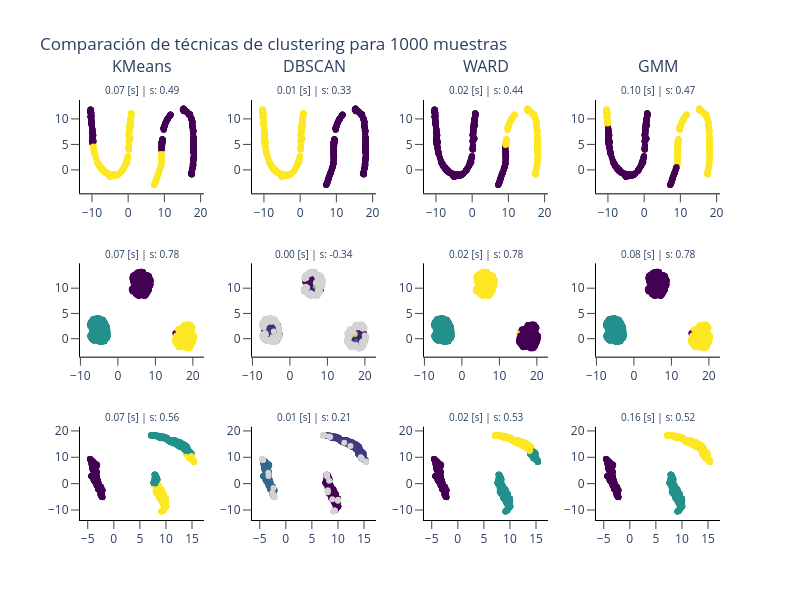
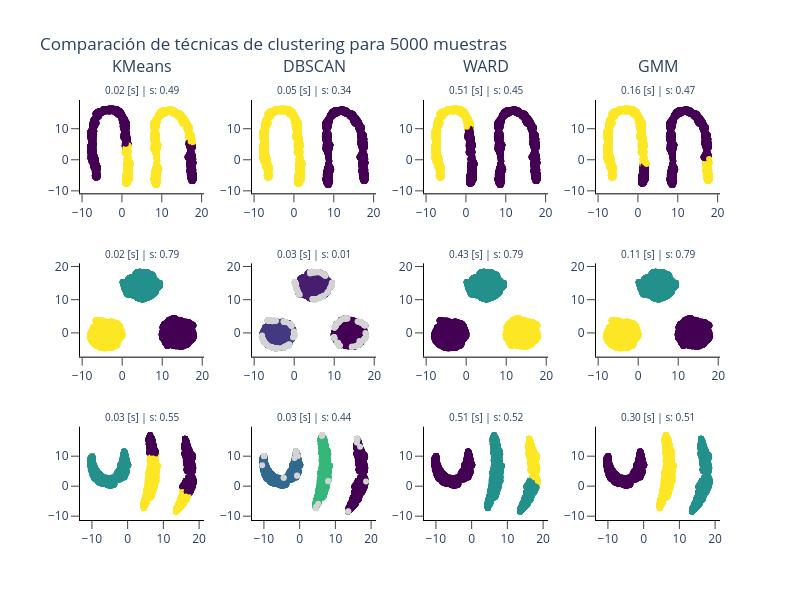

Here is the notebook cell these charts were saved with, in order:
### Markdown cell above
**Respuestas:**

### Code cell
import time
from sklearn.cluster import KMeans, DBSCAN, AgglomerativeClustering
from sklearn.mixture import GaussianMixture
from umap import UMAP
from sklearn.metrics import silhouette_score

RANDOM_STATE = 42

projector = UMAP(
    random_state=RANDOM_STATE,
    n_neighbors=20,
    # We search for cluster cohesion 
    min_dist=0.15,
    n_components=2
)

def plot_scatter(x, y, n_clusters, color):
    fig = make_subplots(rows=3, cols=4, subplot_titles=(
        "KMeans", 
        "DBSCAN", 
        "WARD", 
        "GMM"
    ), horizontal_spacing=0.075)

    for i in range(len(x)):
        x_proj = projector.fit_transform(x[i])
        exec_times = {}
        silhouette_scores = {}

        start = time.time()
        kmeans = KMeans(
            n_clusters=n_clusters[i], 
            n_init=10,
            random_state=RANDOM_STATE
        ).fit(x[i])
        exec_times['KMeans'] = time.time() - start
        silhouette_scores['KMeans'] = silhouette_score(x[i], kmeans.labels_)

        fig.add_trace(
            go.Scatter(
                x=x_proj[:, 0], 
                y=x_proj[:, 1], 
                mode='markers', 
                marker=dict(color=kmeans.labels_, colorscale="Viridis"),
            ),
            row=i + 1, col=1
        )

        start = time.time()
        dbscan = DBSCAN(
            eps=0.2, 
            min_samples=5
        ).fit(x[i])
        exec_times['DBSCAN'] = time.time() - start
        silhouette_scores['DBSCAN'] = silhouette_score(x[i], dbscan.labels_)

        dbscan_labels = dbscan.labels_
        mask_clusters = dbscan_labels != -1

        fig.add_trace(
            go.Scatter(
                x=x_proj[mask_clusters, 0],
                y=x_proj[mask_clusters, 1],
                mode="markers",
                marker=dict(
                    color=dbscan_labels[mask_clusters],
                    colorscale="Viridis",
                ),
            ),
            row=i + 1, col=2
        )

        # Noise points from DBSCAN are painted in light gray
        fig.add_trace(
            go.Scatter(
                x=x_proj[~mask_clusters, 0],
                y=x_proj[~mask_clusters, 1],
                mode="markers",
                marker=dict(color="lightgray"),
            ),
            row=i + 1, col=2
        )

        start = time.time()
        ward = AgglomerativeClustering(
            n_clusters=n_clusters[i],
            linkage='ward'
        ).fit(x[i])
        exec_times['WARD'] = time.time() - start
        silhouette_scores['WARD'] = silhouette_score(x[i], ward.labels_)

        fig.add_trace(
            go.Scatter(
                x=x_proj[:, 0], 
                y=x_proj[:, 1], 
                mode='markers', 
                marker=dict(color=ward.labels_, colorscale="Viridis"),
            ),
            row=i + 1, col=3
        )

        start = time.time()
        gmm = GaussianMixture(
            n_components=n_clusters[i], 
            n_init=10,
            random_state=RANDOM_STATE
        ).fit(x[i])
        gmm_labels = gmm.predict(x[i])
        exec_times['GMM'] = time.time() - start
        silhouette_scores['GMM'] = silhouette_score(x[i], gmm_labels)

        fig.add_trace(
            go.Scatter(
                x=x_proj[:, 0], 
                y=x_proj[:, 1], 
                mode='markers', 
                marker=dict(color=gmm_labels, colorscale="Viridis"),
            ),
            row=i + 1, col=4
        )

        for j, method in enumerate(exec_times.keys()):
            fig.add_annotation(
                text=f"{exec_times[method]:.2f} [s] | s: {silhouette_scores[method]:.2f}",
                xref="x domain", 
                yref="y domain", 
                x=0.5, y=1.2, 
                showarrow=False,
                font=dict(size=10),
                row=i + 1, col=j + 1
            )

    for i, title in enumerate(fig.layout.annotations):
        if i < 4:
            title.update(y=title.y + 0.05)

    fig.update_layout(
        width=800,
        height=600,
        showlegend=False, 
        title_text=f"Comparación de técnicas de clustering para {len(x[0])} muestras"
    )
    fig.show()

for n_key in data_sets.keys():
    print(f"Generando gráfico para n={n_key}")
    x = []
    y = []
    n_clusters = []
    for data_key in data_sets[n_key].keys():
        data_value = data_sets[n_key][data_key]
        x.append(data_value['x'])
        y.append(data_value['classes'])
        n_clusters.append(data_value['n_cluster'])
    plot_scatter(x, y, n_clusters, 'blue')

### Figure 1 — Plotly figure (JSON) as saved in the notebook; plotly's stock layout.template omitted (floating-point values rounded to 4 significant figures; data arrays with more than 128 entries replaced by an {"elided": "..."} marker saying what was removed)
{"data": [{"marker": {"color": {"elided": "1000 int values"}, "colorscale": [[0, "#440154"], [0.1111, "#482878"], [0.2222, "#3e4989"], [0.3333, "#31688e"], [0.4444, "#26828e"], [0.5556, "#1f9e89"], [0.6667, "#35b779"], [0.7778, "#6ece58"], [0.8889, "#b5de2b"], [1, "#fde725"]]}, "mode": "markers", "type": "scatter", "x": {"elided": "1000 float values"}, "xaxis": "x", "y": {"elided": "1000 float values"}, "yaxis": "y"}, {"marker": {"color": {"elided": "1000 int values"}, "colorscale": [[0, "#440154"], [0.1111, "#482878"], [0.2222, "#3e4989"], [0.3333, "#31688e"], [0.4444, "#26828e"], [0.5556, "#1f9e89"], [0.6667, "#35b779"], [0.7778, "#6ece58"], [0.8889, "#b5de2b"], [1, "#fde725"]]}, "mode": "markers", "type": "scatter", "x": {"elided": "1000 float values"}, "xaxis": "x2", "y": {"elided": "1000 float values"}, "yaxis": "y2"}, {"marker": {"color": "lightgray"}, "mode": "markers", "type": "scatter", "x": [], "xaxis": "x2", "y": [], "yaxis": "y2"}, {"marker": {"color": {"elided": "1000 int values"}, "colorscale": [[0, "#440154"], [0.1111, "#482878"], [0.2222, "#3e4989"], [0.3333, "#31688e"], [0.4444, "#26828e"], [0.5556, "#1f9e89"], [0.6667, "#35b779"], [0.7778, "#6ece58"], [0.8889, "#b5de2b"], [1, "#fde725"]]}, "mode": "markers", "type": "scatter", "x": {"elided": "1000 float values"}, "xaxis": "x3", "y": {"elided": "1000 float values"}, "yaxis": "y3"}, {"marker": {"color": {"elided": "1000 int values"}, "colorscale": [[0, "#440154"], [0.1111, "#482878"], [0.2222, "#3e4989"], [0.3333, "#31688e"], [0.4444, "#26828e"], [0.5556, "#1f9e89"], [0.6667, "#35b779"], [0.7778, "#6ece58"], [0.8889, "#b5de2b"], [1, "#fde725"]]}, "mode": "markers", "type": "scatter", "x": {"elided": "1000 float values"}, "xaxis": "x4", "y": {"elided": "1000 float values"}, "yaxis": "y4"}, {"marker": {"color": {"elided": "1000 int values"}, "colorscale": [[0, "#440154"], [0.1111, "#482878"], [0.2222, "#3e4989"], [0.3333, "#31688e"], [0.4444, "#26828e"], [0.5556, "#1f9e89"], [0.6667, "#35b779"], [0.7778, "#6ece58"], [0.8889, "#b5de2b"], [1, "#fde725"]]}, "mode": "markers", "type": "scatter", "x": {"elided": "1000 float values"}, "xaxis": "x5", "y": {"elided": "1000 float values"}, "yaxis": "y5"}, {"marker": {"color": {"elided": "591 int values"}, "colorscale": [[0, "#440154"], [0.1111, "#482878"], [0.2222, "#3e4989"], [0.3333, "#31688e"], [0.4444, "#26828e"], [0.5556, "#1f9e89"], [0.6667, "#35b779"], [0.7778, "#6ece58"], [0.8889, "#b5de2b"], [1, "#fde725"]]}, "mode": "markers", "type": "scatter", "x": {"elided": "591 float values"}, "xaxis": "x6", "y": {"elided": "591 float values"}, "yaxis": "y6"}, {"marker": {"color": "lightgray"}, "mode": "markers", "type": "scatter", "x": {"elided": "409 float values"}, "xaxis": "x6", "y": {"elided": "409 float values"}, "yaxis": "y6"}, {"marker": {"color": {"elided": "1000 int values"}, "colorscale": [[0, "#440154"], [0.1111, "#482878"], [0.2222, "#3e4989"], [0.3333, "#31688e"], [0.4444, "#26828e"], [0.5556, "#1f9e89"], [0.6667, "#35b779"], [0.7778, "#6ece58"], [0.8889, "#b5de2b"], [1, "#fde725"]]}, "mode": "markers", "type": "scatter", "x": {"elided": "1000 float values"}, "xaxis": "x7", "y": {"elided": "1000 float values"}, "yaxis": "y7"}, {"marker": {"color": {"elided": "1000 int values"}, "colorscale": [[0, "#440154"], [0.1111, "#482878"], [0.2222, "#3e4989"], [0.3333, "#31688e"], [0.4444, "#26828e"], [0.5556, "#1f9e89"], [0.6667, "#35b779"], [0.7778, "#6ece58"], [0.8889, "#b5de2b"], [1, "#fde725"]]}, "mode": "markers", "type": "scatter", "x": {"elided": "1000 float values"}, "xaxis": "x8", "y": {"elided": "1000 float values"}, "yaxis": "y8"}, {"marker": {"color": {"elided": "1000 int values"}, "colorscale": [[0, "#440154"], [0.1111, "#482878"], [0.2222, "#3e4989"], [0.3333, "#31688e"], [0.4444, "#26828e"], [0.5556, "#1f9e89"], [0.6667, "#35b779"], [0.7778, "#6ece58"], [0.8889, "#b5de2b"], [1, "#fde725"]]}, "mode": "markers", "type": "scatter", "x": {"elided": "1000 float values"}, "xaxis": "x9", "y": {"elided": "1000 float values"}, "yaxis": "y9"}, {"marker": {"color": {"elided": "930 int values"}, "colorscale": [[0, "#440154"], [0.1111, "#482878"], [0.2222, "#3e4989"], [0.3333, "#31688e"], [0.4444, "#26828e"], [0.5556, "#1f9e89"], [0.6667, "#35b779"], [0.7778, "#6ece58"], [0.8889, "#b5de2b"], [1, "#fde725"]]}, "mode": "markers", "type": "scatter", "x": {"elided": "930 float values"}, "xaxis": "x10", "y": {"elided": "930 float values"}, "yaxis": "y10"}, {"marker": {"color": "lightgray"}, "mode": "markers", "type": "scatter", "x": [9.089, 15.33, 9.331, -4.551, 7.15, 11.2, 9.194, 7.312, 8.322, 9.175, 15.32, 7.293, 12.4, 8.328, -4.394, -3.312, 9.251, 8.505, 7.134, 10.03, 9.193, -4.439, 8.067, 7.185, -2.578, 8.914, 7.823, 10.02, 9.42, 7.151, -2.36, -4.498, -3.337, 15.39, -4.572, -2.198, 9.16, -2.235, -2.283, -2.148, 15.33, -2.466, -4.444, 7.886, 9.175, 7.154, -4.448, 15.34, 14.36, 14.58, 7.841, 9.347, -2.532, 7.205, 7.451, 15.35, 7.278, 8.062, 9.344, 9.144, -4.363, 9.366, 7.134, 15.38, 9.233, 7.88, 7.962, 9.988, 15.33, -2.213], "xaxis": "x10", "y": [-10.6, 8.27, -10.27, 9.313, 18.32, 15.52, -10.49, 18.34, 1.105, -10.51, 8.228, 18.3, 14.32, 17.88, 8.988, 2.879, -10.42, 17.74, 18.31, -6.34, -10.47, 9.078, -2.511, 18.34, -3.451, -5.876, 3.498, -6.118, -10.14, 18.32, -1.61, 9.176, 4.17, 8.277, 9.352, -5.078, -10.53, -5.089, -4.333, -5.128, 8.249, -4.483, 9.144, 3.37, -10.51, 18.4, 9.106, 8.173, 9.986, 9.523, 3.429, -10.3, -4.016, 18.3, 18.38, 8.219, 18.22, -3.256, -10.26, -10.54, 8.936, -10.24, 18.31, 8.213, -10.43, 3.163, 2.66, -6.514, 8.241, -5.087], "yaxis": "y10"}, {"marker": {"color": {"elided": "1000 int values"}, "colorscale": [[0, "#440154"], [0.1111, "#482878"], [0.2222, "#3e4989"], [0.3333, "#31688e"], [0.4444, "#26828e"], [0.5556, "#1f9e89"], [0.6667, "#35b779"], [0.7778, "#6ece58"], [0.8889, "#b5de2b"], [1, "#fde725"]]}, "mode": "markers", "type": "scatter", "x": {"elided": "1000 float values"}, "xaxis": "x11", "y": {"elided": "1000 float values"}, "yaxis": "y11"}, {"marker": {"color": {"elided": "1000 int values"}, "colorscale": [[0, "#440154"], [0.1111, "#482878"], [0.2222, "#3e4989"], [0.3333, "#31688e"], [0.4444, "#26828e"], [0.5556, "#1f9e89"], [0.6667, "#35b779"], [0.7778, "#6ece58"], [0.8889, "#b5de2b"], [1, "#fde725"]]}, "mode": "markers", "type": "scatter", "x": {"elided": "1000 float values"}, "xaxis": "x12", "y": {"elided": "1000 float values"}, "yaxis": "y12"}], "layout": {"annotations": [{"font": {"size": 16}, "showarrow": false, "text": "KMeans", "x": 0.09688, "xanchor": "center", "xref": "paper", "y": 1.05, "yanchor": "bottom", "yref": "paper"}, {"font": {"size": 16}, "showarrow": false, "text": "DBSCAN", "x": 0.3656, "xanchor": "center", "xref": "paper", "y": 1.05, "yanchor": "bottom", "yref": "paper"}, {"font": {"size": 16}, "showarrow": false, "text": "WARD", "x": 0.6344, "xanchor": "center", "xref": "paper", "y": 1.05, "yanchor": "bottom", "yref": "paper"}, {"font": {"size": 16}, "showarrow": false, "text": "GMM", "x": 0.9031, "xanchor": "center", "xref": "paper", "y": 1.05, "yanchor": "bottom", "yref": "paper"}, {"font": {"size": 10}, "showarrow": false, "text": "0.07 [s] | s: 0.49", "x": 0.5, "xref": "x domain", "y": 1.2, "yref": "y domain"}, {"font": {"size": 10}, "showarrow": false, "text": "0.01 [s] | s: 0.33", "x": 0.5, "xref": "x2 domain", "y": 1.2, "yref": "y2 domain"}, {"font": {"size": 10}, "showarrow": false, "text": "0.02 [s] | s: 0.44", "x": 0.5, "xref": "x3 domain", "y": 1.2, "yref": "y3 domain"}, {"font": {"size": 10}, "showarrow": false, "text": "0.10 [s] | s: 0.47", "x": 0.5, "xref": "x4 domain", "y": 1.2, "yref": "y4 domain"}, {"font": {"size": 10}, "showarrow": false, "text": "0.07 [s] | s: 0.78", "x": 0.5, "xref": "x5 domain", "y": 1.2, "yref": "y5 domain"}, {"font": {"size": 10}, "showarrow": false, "text": "0.00 [s] | s: -0.34", "x": 0.5, "xref": "x6 domain", "y": 1.2, "yref": "y6 domain"}, {"font": {"size": 10}, "showarrow": false, "text": "0.02 [s] | s: 0.78", "x": 0.5, "xref": "x7 domain", "y": 1.2, "yref": "y7 domain"}, {"font": {"size": 10}, "showarrow": false, "text": "0.08 [s] | s: 0.78", "x": 0.5, "xref": "x8 domain", "y": 1.2, "yref": "y8 domain"}, {"font": {"size": 10}, "showarrow": false, "text": "0.07 [s] | s: 0.56", "x": 0.5, "xref": "x9 domain", "y": 1.2, "yref": "y9 domain"}, {"font": {"size": 10}, "showarrow": false, "text": "0.01 [s] | s: 0.21", "x": 0.5, "xref": "x10 domain", "y": 1.2, "yref": "y10 domain"}, {"font": {"size": 10}, "showarrow": false, "text": "0.02 [s] | s: 0.53", "x": 0.5, "xref": "x11 domain", "y": 1.2, "yref": "y11 domain"}, {"font": {"size": 10}, "showarrow": false, "text": "0.16 [s] | s: 0.52", "x": 0.5, "xref": "x12 domain", "y": 1.2, "yref": "y12 domain"}], "height": 600, "showlegend": false, "title": {"text": "Comparación de técnicas de clustering para 1000 muestras"}, "width": 800, "xaxis": {"anchor": "y", "domain": [0, 0.1938]}, "xaxis10": {"anchor": "y10", "domain": [0.2687, 0.4625]}, "xaxis11": {"anchor": "y11", "domain": [0.5375, 0.7312]}, "xaxis12": {"anchor": "y12", "domain": [0.8063, 1]}, "xaxis2": {"anchor": "y2", "domain": [0.2687, 0.4625]}, "xaxis3": {"anchor": "y3", "domain": [0.5375, 0.7312]}, "xaxis4": {"anchor": "y4", "domain": [0.8063, 1]}, "xaxis5": {"anchor": "y5", "domain": [0, 0.1938]}, "xaxis6": {"anchor": "y6", "domain": [0.2687, 0.4625]}, "xaxis7": {"anchor": "y7", "domain": [0.5375, 0.7312]}, "xaxis8": {"anchor": "y8", "domain": [0.8063, 1]}, "xaxis9": {"anchor": "y9", "domain": [0, 0.1938]}, "yaxis": {"anchor": "x", "domain": [0.7778, 1]}, "yaxis10": {"anchor": "x10", "domain": [0, 0.2222]}, "yaxis11": {"anchor": "x11", "domain": [0, 0.2222]}, "yaxis12": {"anchor": "x12", "domain": [0, 0.2222]}, "yaxis2": {"anchor": "x2", "domain": [0.7778, 1]}, "yaxis3": {"anchor": "x3", "domain": [0.7778, 1]}, "yaxis4": {"anchor": "x4", "domain": [0.7778, 1]}, "yaxis5": {"anchor": "x5", "domain": [0.3889, 0.6111]}, "yaxis6": {"anchor": "x6", "domain": [0.3889, 0.6111]}, "yaxis7": {"anchor": "x7", "domain": [0.3889, 0.6111]}, "yaxis8": {"anchor": "x8", "domain": [0.3889, 0.6111]}, "yaxis9": {"anchor": "x9", "domain": [0, 0.2222]}}}

### Figure 2 — Plotly figure (JSON) as saved in the notebook; plotly's stock layout.template omitted (floating-point values rounded to 4 significant figures; data arrays with more than 128 entries replaced by an {"elided": "..."} marker saying what was removed)
{"data": [{"marker": {"color": {"elided": "5000 int values"}, "colorscale": [[0, "#440154"], [0.1111, "#482878"], [0.2222, "#3e4989"], [0.3333, "#31688e"], [0.4444, "#26828e"], [0.5556, "#1f9e89"], [0.6667, "#35b779"], [0.7778, "#6ece58"], [0.8889, "#b5de2b"], [1, "#fde725"]]}, "mode": "markers", "type": "scatter", "x": {"elided": "5000 float values"}, "xaxis": "x", "y": {"elided": "5000 float values"}, "yaxis": "y"}, {"marker": {"color": {"elided": "5000 int values"}, "colorscale": [[0, "#440154"], [0.1111, "#482878"], [0.2222, "#3e4989"], [0.3333, "#31688e"], [0.4444, "#26828e"], [0.5556, "#1f9e89"], [0.6667, "#35b779"], [0.7778, "#6ece58"], [0.8889, "#b5de2b"], [1, "#fde725"]]}, "mode": "markers", "type": "scatter", "x": {"elided": "5000 float values"}, "xaxis": "x2", "y": {"elided": "5000 float values"}, "yaxis": "y2"}, {"marker": {"color": "lightgray"}, "mode": "markers", "type": "scatter", "x": [], "xaxis": "x2", "y": [], "yaxis": "y2"}, {"marker": {"color": {"elided": "5000 int values"}, "colorscale": [[0, "#440154"], [0.1111, "#482878"], [0.2222, "#3e4989"], [0.3333, "#31688e"], [0.4444, "#26828e"], [0.5556, "#1f9e89"], [0.6667, "#35b779"], [0.7778, "#6ece58"], [0.8889, "#b5de2b"], [1, "#fde725"]]}, "mode": "markers", "type": "scatter", "x": {"elided": "5000 float values"}, "xaxis": "x3", "y": {"elided": "5000 float values"}, "yaxis": "y3"}, {"marker": {"color": {"elided": "5000 int values"}, "colorscale": [[0, "#440154"], [0.1111, "#482878"], [0.2222, "#3e4989"], [0.3333, "#31688e"], [0.4444, "#26828e"], [0.5556, "#1f9e89"], [0.6667, "#35b779"], [0.7778, "#6ece58"], [0.8889, "#b5de2b"], [1, "#fde725"]]}, "mode": "markers", "type": "scatter", "x": {"elided": "5000 float values"}, "xaxis": "x4", "y": {"elided": "5000 float values"}, "yaxis": "y4"}, {"marker": {"color": {"elided": "5000 int values"}, "colorscale": [[0, "#440154"], [0.1111, "#482878"], [0.2222, "#3e4989"], [0.3333, "#31688e"], [0.4444, "#26828e"], [0.5556, "#1f9e89"], [0.6667, "#35b779"], [0.7778, "#6ece58"], [0.8889, "#b5de2b"], [1, "#fde725"]]}, "mode": "markers", "type": "scatter", "x": {"elided": "5000 float values"}, "xaxis": "x5", "y": {"elided": "5000 float values"}, "yaxis": "y5"}, {"marker": {"color": {"elided": "4611 int values"}, "colorscale": [[0, "#440154"], [0.1111, "#482878"], [0.2222, "#3e4989"], [0.3333, "#31688e"], [0.4444, "#26828e"], [0.5556, "#1f9e89"], [0.6667, "#35b779"], [0.7778, "#6ece58"], [0.8889, "#b5de2b"], [1, "#fde725"]]}, "mode": "markers", "type": "scatter", "x": {"elided": "4611 float values"}, "xaxis": "x6", "y": {"elided": "4611 float values"}, "yaxis": "y6"}, {"marker": {"color": "lightgray"}, "mode": "markers", "type": "scatter", "x": {"elided": "389 float values"}, "xaxis": "x6", "y": {"elided": "389 float values"}, "yaxis": "y6"}, {"marker": {"color": {"elided": "5000 int values"}, "colorscale": [[0, "#440154"], [0.1111, "#482878"], [0.2222, "#3e4989"], [0.3333, "#31688e"], [0.4444, "#26828e"], [0.5556, "#1f9e89"], [0.6667, "#35b779"], [0.7778, "#6ece58"], [0.8889, "#b5de2b"], [1, "#fde725"]]}, "mode": "markers", "type": "scatter", "x": {"elided": "5000 float values"}, "xaxis": "x7", "y": {"elided": "5000 float values"}, "yaxis": "y7"}, {"marker": {"color": {"elided": "5000 int values"}, "colorscale": [[0, "#440154"], [0.1111, "#482878"], [0.2222, "#3e4989"], [0.3333, "#31688e"], [0.4444, "#26828e"], [0.5556, "#1f9e89"], [0.6667, "#35b779"], [0.7778, "#6ece58"], [0.8889, "#b5de2b"], [1, "#fde725"]]}, "mode": "markers", "type": "scatter", "x": {"elided": "5000 float values"}, "xaxis": "x8", "y": {"elided": "5000 float values"}, "yaxis": "y8"}, {"marker": {"color": {"elided": "5000 int values"}, "colorscale": [[0, "#440154"], [0.1111, "#482878"], [0.2222, "#3e4989"], [0.3333, "#31688e"], [0.4444, "#26828e"], [0.5556, "#1f9e89"], [0.6667, "#35b779"], [0.7778, "#6ece58"], [0.8889, "#b5de2b"], [1, "#fde725"]]}, "mode": "markers", "type": "scatter", "x": {"elided": "5000 float values"}, "xaxis": "x9", "y": {"elided": "5000 float values"}, "yaxis": "y9"}, {"marker": {"color": {"elided": "4945 int values"}, "colorscale": [[0, "#440154"], [0.1111, "#482878"], [0.2222, "#3e4989"], [0.3333, "#31688e"], [0.4444, "#26828e"], [0.5556, "#1f9e89"], [0.6667, "#35b779"], [0.7778, "#6ece58"], [0.8889, "#b5de2b"], [1, "#fde725"]]}, "mode": "markers", "type": "scatter", "x": {"elided": "4945 float values"}, "xaxis": "x10", "y": {"elided": "4945 float values"}, "yaxis": "y10"}, {"marker": {"color": "lightgray"}, "mode": "markers", "type": "scatter", "x": [-9.962, -1.148, 5.17, -10.5, 13.58, -0.7028, 8.002, 16.06, -9.969, 16.06, -0.9296, 16.23, 16.07, -9.942, -0.9683, 4.533, -1.424, 16.04, -0.4851, 6.303, -4.451, -0.9258, 6.309, 6.31, -0.9487, 16.06, 13.6, -9.919, -9.982, 6.299, -9.925, 6.201, 4.565, -1.17, 4.53, 16.07, 16.08, -0.9313, -4.483, 6.242, 6.292, 16.06, 8.02, 13.59, 4.515, -0.7156, 4.622, 16.92, 18.59, 4.53, 6.281, 6.289, 4.601, -9.938, -0.9487], "xaxis": "x10", "y": [10.06, 10.94, -5.845, 7.007, -8.456, 3.599, 1.661, 15.83, 10.06, 15.82, 11.56, 15.46, 15.81, 10.05, 11.6, -7.268, 9.377, 14.48, 10.05, 17.02, 2.84, 11.5, 17.03, 17.04, 11.58, 15.75, -8.431, 10.04, 10.03, 17.03, 10.04, 16.78, -7.339, 10.87, -7.266, 15.8, 15.8, 11.61, 2.79, 16.84, 17.0, 15.82, 1.695, -8.455, -7.285, 3.517, -6.916, 13.19, 1.55, -7.286, 16.99, 17.0, -7.0, 10.06, 11.59], "yaxis": "y10"}, {"marker": {"color": {"elided": "5000 int values"}, "colorscale": [[0, "#440154"], [0.1111, "#482878"], [0.2222, "#3e4989"], [0.3333, "#31688e"], [0.4444, "#26828e"], [0.5556, "#1f9e89"], [0.6667, "#35b779"], [0.7778, "#6ece58"], [0.8889, "#b5de2b"], [1, "#fde725"]]}, "mode": "markers", "type": "scatter", "x": {"elided": "5000 float values"}, "xaxis": "x11", "y": {"elided": "5000 float values"}, "yaxis": "y11"}, {"marker": {"color": {"elided": "5000 int values"}, "colorscale": [[0, "#440154"], [0.1111, "#482878"], [0.2222, "#3e4989"], [0.3333, "#31688e"], [0.4444, "#26828e"], [0.5556, "#1f9e89"], [0.6667, "#35b779"], [0.7778, "#6ece58"], [0.8889, "#b5de2b"], [1, "#fde725"]]}, "mode": "markers", "type": "scatter", "x": {"elided": "5000 float values"}, "xaxis": "x12", "y": {"elided": "5000 float values"}, "yaxis": "y12"}], "layout": {"annotations": [{"font": {"size": 16}, "showarrow": false, "text": "KMeans", "x": 0.09688, "xanchor": "center", "xref": "paper", "y": 1.05, "yanchor": "bottom", "yref": "paper"}, {"font": {"size": 16}, "showarrow": false, "text": "DBSCAN", "x": 0.3656, "xanchor": "center", "xref": "paper", "y": 1.05, "yanchor": "bottom", "yref": "paper"}, {"font": {"size": 16}, "showarrow": false, "text": "WARD", "x": 0.6344, "xanchor": "center", "xref": "paper", "y": 1.05, "yanchor": "bottom", "yref": "paper"}, {"font": {"size": 16}, "showarrow": false, "text": "GMM", "x": 0.9031, "xanchor": "center", "xref": "paper", "y": 1.05, "yanchor": "bottom", "yref": "paper"}, {"font": {"size": 10}, "showarrow": false, "text": "0.02 [s] | s: 0.49", "x": 0.5, "xref": "x domain", "y": 1.2, "yref": "y domain"}, {"font": {"size": 10}, "showarrow": false, "text": "0.05 [s] | s: 0.34", "x": 0.5, "xref": "x2 domain", "y": 1.2, "yref": "y2 domain"}, {"font": {"size": 10}, "showarrow": false, "text": "0.51 [s] | s: 0.45", "x": 0.5, "xref": "x3 domain", "y": 1.2, "yref": "y3 domain"}, {"font": {"size": 10}, "showarrow": false, "text": "0.16 [s] | s: 0.47", "x": 0.5, "xref": "x4 domain", "y": 1.2, "yref": "y4 domain"}, {"font": {"size": 10}, "showarrow": false, "text": "0.02 [s] | s: 0.79", "x": 0.5, "xref": "x5 domain", "y": 1.2, "yref": "y5 domain"}, {"font": {"size": 10}, "showarrow": false, "text": "0.03 [s] | s: 0.01", "x": 0.5, "xref": "x6 domain", "y": 1.2, "yref": "y6 domain"}, {"font": {"size": 10}, "showarrow": false, "text": "0.43 [s] | s: 0.79", "x": 0.5, "xref": "x7 domain", "y": 1.2, "yref": "y7 domain"}, {"font": {"size": 10}, "showarrow": false, "text": "0.11 [s] | s: 0.79", "x": 0.5, "xref": "x8 domain", "y": 1.2, "yref": "y8 domain"}, {"font": {"size": 10}, "showarrow": false, "text": "0.03 [s] | s: 0.55", "x": 0.5, "xref": "x9 domain", "y": 1.2, "yref": "y9 domain"}, {"font": {"size": 10}, "showarrow": false, "text": "0.03 [s] | s: 0.44", "x": 0.5, "xref": "x10 domain", "y": 1.2, "yref": "y10 domain"}, {"font": {"size": 10}, "showarrow": false, "text": "0.51 [s] | s: 0.52", "x": 0.5, "xref": "x11 domain", "y": 1.2, "yref": "y11 domain"}, {"font": {"size": 10}, "showarrow": false, "text": "0.30 [s] | s: 0.51", "x": 0.5, "xref": "x12 domain", "y": 1.2, "yref": "y12 domain"}], "height": 600, "showlegend": false, "title": {"text": "Comparación de técnicas de clustering para 5000 muestras"}, "width": 800, "xaxis": {"anchor": "y", "domain": [0, 0.1938]}, "xaxis10": {"anchor": "y10", "domain": [0.2687, 0.4625]}, "xaxis11": {"anchor": "y11", "domain": [0.5375, 0.7312]}, "xaxis12": {"anchor": "y12", "domain": [0.8063, 1]}, "xaxis2": {"anchor": "y2", "domain": [0.2687, 0.4625]}, "xaxis3": {"anchor": "y3", "domain": [0.5375, 0.7312]}, "xaxis4": {"anchor": "y4", "domain": [0.8063, 1]}, "xaxis5": {"anchor": "y5", "domain": [0, 0.1938]}, "xaxis6": {"anchor": "y6", "domain": [0.2687, 0.4625]}, "xaxis7": {"anchor": "y7", "domain": [0.5375, 0.7312]}, "xaxis8": {"anchor": "y8", "domain": [0.8063, 1]}, "xaxis9": {"anchor": "y9", "domain": [0, 0.1938]}, "yaxis": {"anchor": "x", "domain": [0.7778, 1]}, "yaxis10": {"anchor": "x10", "domain": [0, 0.2222]}, "yaxis11": {"anchor": "x11", "domain": [0, 0.2222]}, "yaxis12": {"anchor": "x12", "domain": [0, 0.2222]}, "yaxis2": {"anchor": "x2", "domain": [0.7778, 1]}, "yaxis3": {"anchor": "x3", "domain": [0.7778, 1]}, "yaxis4": {"anchor": "x4", "domain": [0.7778, 1]}, "yaxis5": {"anchor": "x5", "domain": [0.3889, 0.6111]}, "yaxis6": {"anchor": "x6", "domain": [0.3889, 0.6111]}, "yaxis7": {"anchor": "x7", "domain": [0.3889, 0.6111]}, "yaxis8": {"anchor": "x8", "domain": [0.3889, 0.6111]}, "yaxis9": {"anchor": "x9", "domain": [0, 0.2222]}}}
